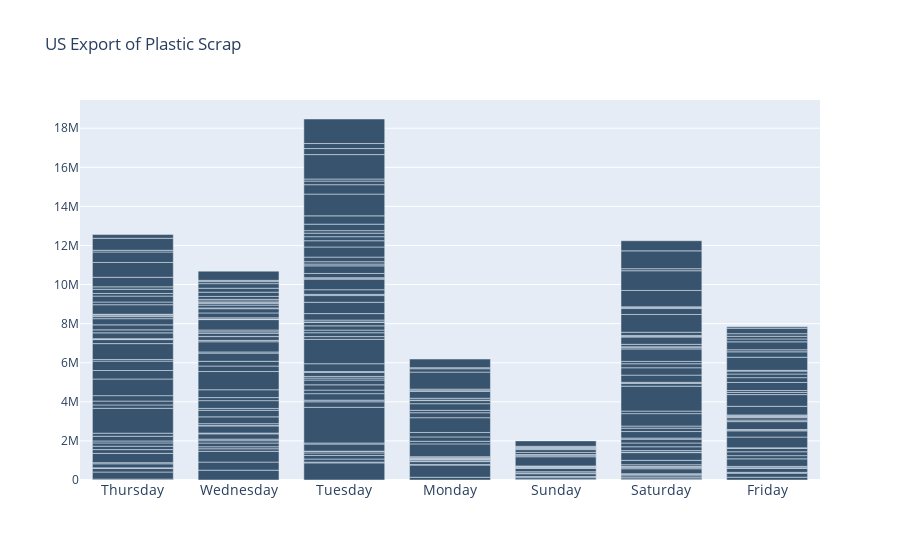

The code cell stored with this chart in its notebook:
### Code cell
fig = go.Figure()
fig.add_trace(go.Bar(x=selected_df['publishDayName'],
                y=selected_df['viewCount'],
                name='Rest of world',
                marker_color='rgb(55, 83, 109)'
                ))

fig.update_layout(
    title='US Export of Plastic Scrap',
    xaxis_tickfont_size=14,
    bargap=0.15, # gap between bars of adjacent location coordinates.
    bargroupgap=0.1 # gap between bars of the same location coordinate.
)
fig.show()

### Figure 1 — Plotly figure (JSON) as saved in the notebook; plotly's stock layout.template omitted (floating-point values rounded to 4 significant figures; data arrays with more than 128 entries replaced by an {"elided": "..."} marker saying what was removed)
{"data": [{"marker": {"color": "rgb(55, 83, 109)"}, "name": "Rest of world", "type": "bar", "x": {"elided": "288 str values"}, "y": {"elided": "288 int values"}}], "layout": {"bargap": 0.15, "bargroupgap": 0.1, "title": {"text": "US Export of Plastic Scrap"}, "xaxis": {"tickfont": {"size": 14}}}}
